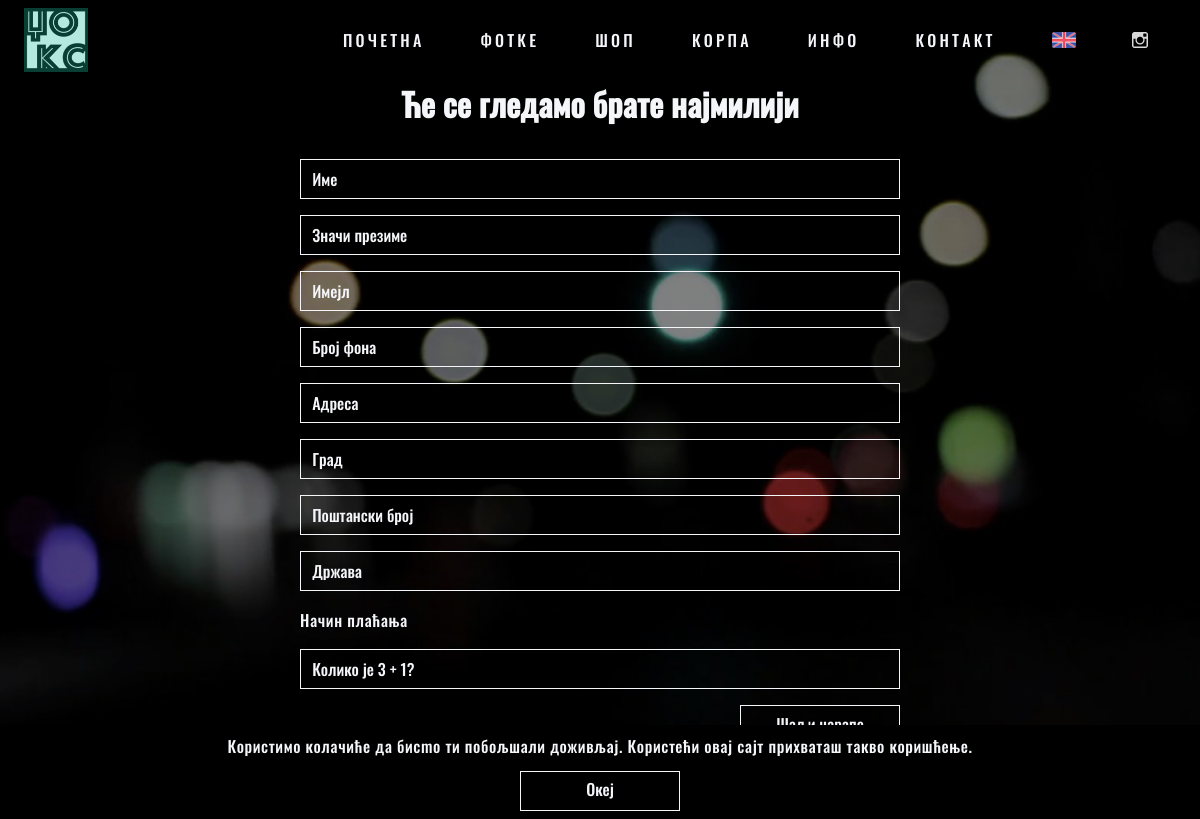
/pages/checkout, run on an earlier commit of the app's database.
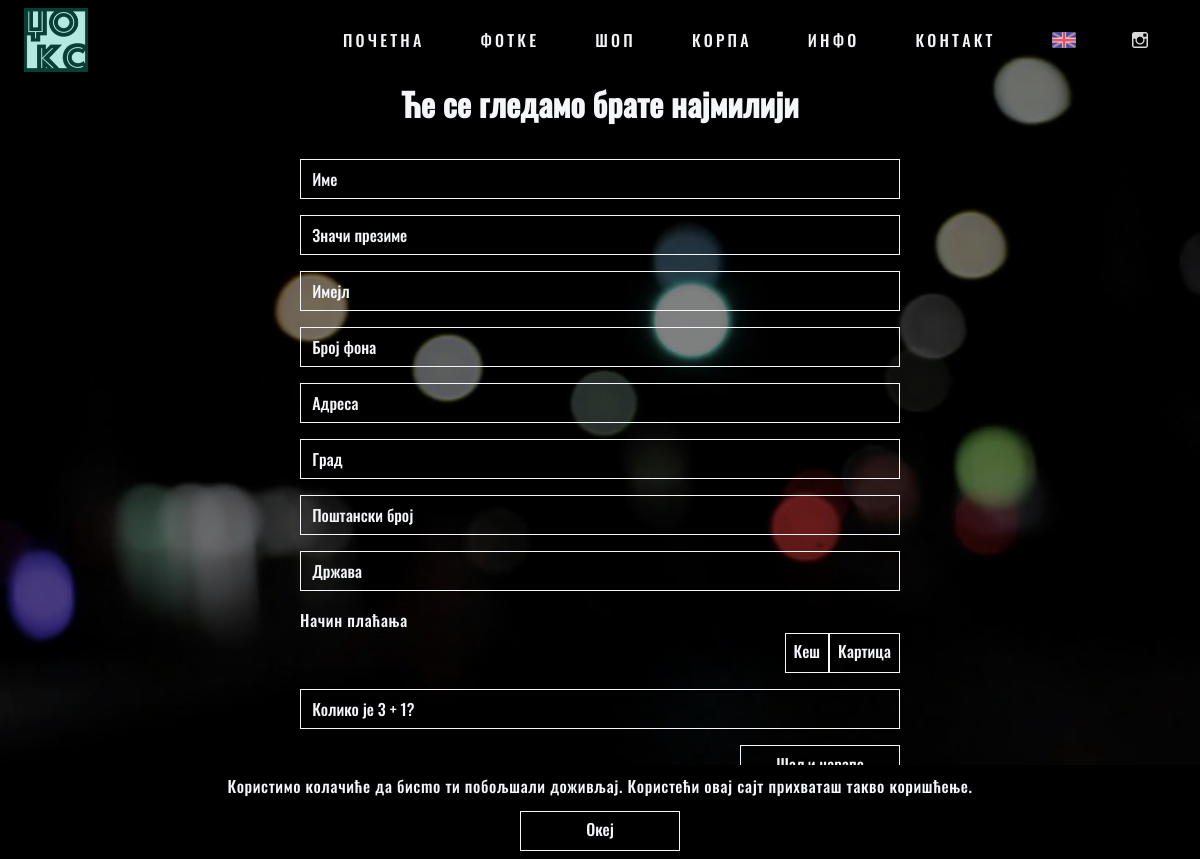
And on a later commit of the database.
### tables this page shows
CREATE TABLE `methods` (
  `id` int(11) NOT NULL,
  `name` varchar(50) NOT NULL
);

### logic/config.php (called while the page is built, shortened)
<?php
	$page = basename($_SERVER["SCRIPT_FILENAME"], '.php');
	$store_instagram = "dzoks.rs";
    require("../logic/get_lang.php");
?>

### logic/get_lang.php (called while the page is built, shortened)
<?php
    $lang_found = false;
    if(!$lang_found) {
        $lang = "rs";
    }
?>

### pages/checkout.php (the view, shortened to what this page needs)
<?php require("../logic/config.php"); ?>
<html>
    <head>
    </head>
    <body>
        <?php require("../ui/header.php"); ?>
            <div class="main">
                <h1><?php echo $string["checkout"]["header"]; ?></h1>
                <form action="../actions/checkout" method="POST">
                    <input name="first" type="text" maxlength="50" placeholder="<?php echo $string['checkout']['inputs']['first']; ?>" autofocus required>
                    <input name="last" type="text" maxlength="50" placeholder="<?php echo $string['checkout']['inputs']['last']; ?>" required>
                    <input name="email" type="email" maxlength="50" placeholder="<?php echo $string['checkout']['inputs']['email']; ?>" required>
                    <input name="phone" type="text" maxlength="20" placeholder="<?php echo $string['checkout']['inputs']['phone']; ?>" required>
                    <input name="address" type="text" maxlength="50" placeholder="<?php echo $string['checkout']['inputs']['address']; ?>" required>
                    <input name="city" type="text" maxlength="50" placeholder="<?php echo $string['checkout']['inputs']['city']; ?>" required>
                    <input name="zip" type="text" maxlength="5" placeholder="<?php echo $string['checkout']['inputs']['zip']; ?>" required>
					<?php
						require("../ui/country_select.php");
                        $a = rand(1, 8);
                        $b = rand(1, 9 - $a);
                    ?>
					<p><?php echo $string['checkout']['inputs']['payment']; ?></p>
					<?php
						echo '<div class="input-wrapper">';
						echo '<div class="input-group">';
						$cmd = "SELECT * FROM methods";
						$result = mysqli_query($connect, $cmd);
						while($method = mysqli_fetch_array($result)) {
							echo '<div class="radio-input">';
							echo '<label for="method-' . $method["id"] . '">';
							echo '<span>' . $string["checkout"]["methods"][$method["name"]] . '</span>';
							echo '</label>';
							echo '</div>';
						}
						echo '</div>';
						echo '</div>';
					?>
                    <input name="validationInput" type="text" size="30" placeholder="<?php echo $string['status']['validation'] . $a . " + " . $b . "?" ; ?>" required/>
                </form>
            </div>
        <?php require("../ui/footer.php"); ?>
    </body>
</html>

### ui/header.php
<header>
    <div id="wrap">
        <a href="home.php" class="shake shake-basic shake-constant">
			<img id="logo-small" src="../img/logo.png"/>
			<div class="tint"></div>
		</a>
        <nav id="nav">
            <ul>
                <?php
                    $items = ["home", "gallery", "shop", "cart", "info", "contact"];
                    foreach($items as $item) {
                        echo '<li><a href="../pages/' . $item .'" class="';
						echo 'shake shake-basic shake-hover';
                        if(strcmp($item, $page) == 0) {
                        	echo ' selected';
                        }
                        echo '">' . $string["header"][$item] . '</a></li>';
                    }
                ?>
                    <li>
                        <?php
                            if(strcmp($lang, "en") == 0) {
                                echo '<a href="../logic/set_lang.php?lang=rs&page=' . $page . '"><img class="header-icon" src="../img/rs.png" /></a>';
                            }else if(strcmp($lang, "rs") == 0) {
                                echo '<a href="../logic/set_lang.php?lang=en&page=' . $page . '"><img class="header-icon" src="../img/en.png" /></a>';
                            }
                        ?>
                    </li>
                    <li>
                        <a href="https://www.instagram.com/<?php echo $store_instagram; ?>/">
                            <img class="header-icon" src="../img/instagram.png">
                        </a>
                    </li>
            </ul>
        </nav>
    </div>
</header>
<?php
	if(isset($_SESSION['error'])) {
		echo '<div class="status status-error"><p>' . $_SESSION['error'] . '</p></div>';
		unset($_SESSION['error']);
	}else if(isset($_SESSION['success'])) {
		echo '<div class="status status-success"><p>' . $_SESSION['success'] . '</p></div>';
		unset($_SESSION['success']);
	}else if(isset($_SESSION['order'])) {
		echo '<div class="status status-order">';
		echo '<p>' . $_SESSION['order'] . '</p>';
		echo '<img src="../img/ordered.gif" />';
		echo '</div>';
		unset($_SESSION['order']);
	}else if(!isset($_SESSION['cookies_accepted'])) {
		echo '<div class="status status-alert">';
		echo '<p>' . $string['status']['cookiesAlert'] . '</p>';
		echo '<a class="button center" id="acceptCookies">' . $string['header']['ok'] . '</a>';
		echo '</div>';
	}
?>

What changed in the data, as far as the page shows it:
added methods: name "Кеш"
added methods: name "Картица"
